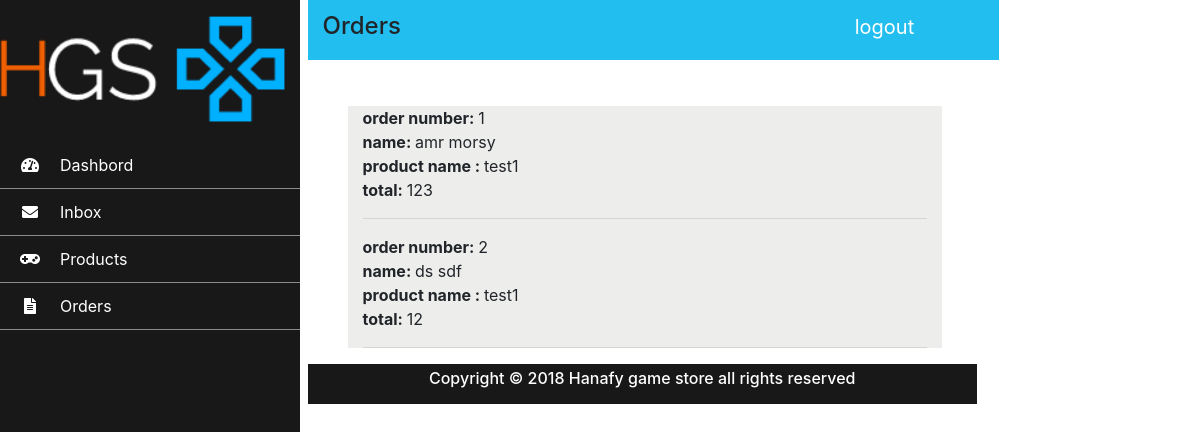
Before: /Admin/orders.php with the older database file.
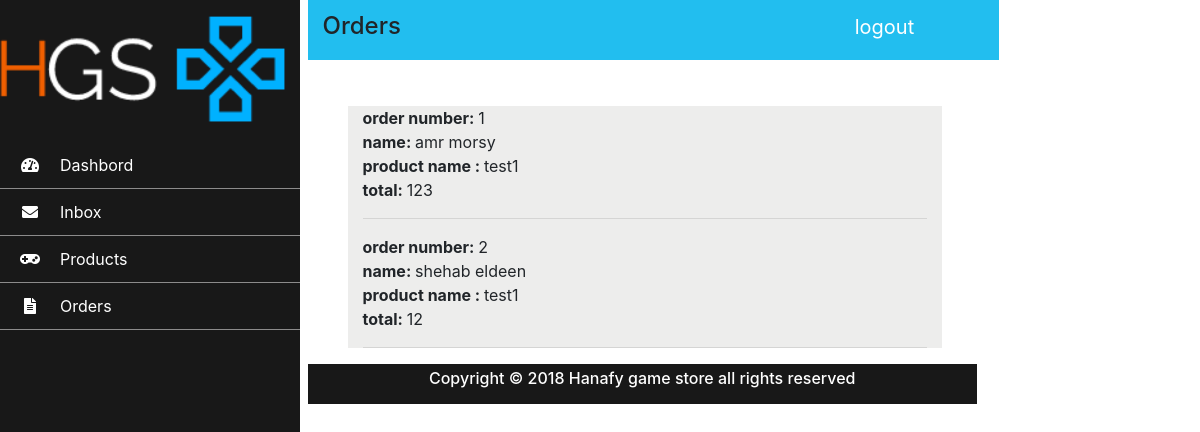
After: the same page with the newer database file.
### tables this page shows
CREATE TABLE IF NOT EXISTS `order` (
  `id` int(10) NOT NULL AUTO_INCREMENT,
  `user_id` int(10) NOT NULL,
  `product_id` int(10) NOT NULL,
  `price` int(6) NOT NULL,
  PRIMARY KEY (`id`),
  KEY `user_order` (`user_id`),
  KEY `product_order` (`product_id`)
);

CREATE TABLE IF NOT EXISTS `user` (
  `id` int(10) NOT NULL AUTO_INCREMENT,
  `fname` varchar(12) NOT NULL,
  `lname` varchar(12) NOT NULL,
  `mail` varchar(70) NOT NULL,
  `password` varchar(60) NOT NULL,
  `level` int(1) NOT NULL,
  PRIMARY KEY (`id`)
);

CREATE TABLE IF NOT EXISTS `product` (
  `id` int(10) NOT NULL AUTO_INCREMENT,
  `name` varchar(255) NOT NULL,
  `genre` varchar(50) NOT NULL,
  `price` int(6) NOT NULL,
  `serial` varchar(30) NOT NULL,
  `image` mediumblob,
  `url_img` text,
  `out_of_stock` tinyint(1) DEFAULT '0',
  PRIMARY KEY (`id`)
);

### Admin/orders.php (the view, shortened to what this page needs)
<!doctype html>
<html>
<head>
    <link rel="stylesheet" href="css/main.css" type="text/css">
    <link rel="stylesheet" href="https://use.fontawesome.com/releases/v5.0.8/css/all.css">
    <link rel="stylesheet" href="https://maxcdn.bootstrapcdn.com/bootstrap/4.0.0/css/bootstrap.min.css">
</head>
<body>
    <div class="row">
        <div class="col-lg-3 front">
        </div>
        <div class="col-lg-9">
            <div class="row">
                <div class="col-lg-9 bar">
                    <div class="row">
                        <div class="col-lg-7 message-height ">
                            <h4>Orders</h4>
                        </div>
                        <div class="col-lg-3  message-height">
                            <a href="index.php" class="logout">logout</a>
                        </div>
                    </div>
                </div>
            </div>
            <div class="col-lg-8 offwhite">
                <?php
require_once('../mysqli_connect.php');
$query ="SELECT order.id, user.fname,user.lname ,product.name,order.price FROM `order` INNER JOIN product ON product_id=product.id INNER JOIN user ON order.user_id=user.id";
$res =@mysqli_query($dbc,$query);
if($res){
while($row = mysqli_fetch_array($res))
{
    echo '<strong>order number: </strong> '.
   $row['id'].'<br>  <strong>name: </strong> '.
   $row['fname'].' '.$row['lname'].'<br>  <strong>product name : </strong> '.
   $row['name'].
'<br><strong> total: </strong>'. $row['price'];
    echo '<hr>';
}
}
else {
    echo "Couldnt open";
    echo mysqli_error($dbc);
}
?>
            </div>
            <div id="footer"></div>
        </div>
    </div>
</body>
</html>

### Admin/css/main.css (style rules this page uses)
.bar { background-color: #22beef; width: 500px; margin-left: 15px; margin-bottom: 5%; height: 60px; }
.message-height { padding-top: 12px; }
a { text-decoration: none!important; }
.logout { padding-top: 12px; text-decoration: none!important; color: #fff; font-size: 20px; margin-left: 90%; }
.front { z-index: 1; }
.offwhite { background-color: #ededec; margin-left: 40px; }

Changed rows visible on the page:
changed through a linked row, order id 2: user.fname "ds" → "shehab"; user.lname "sdf" → "eldeen"
